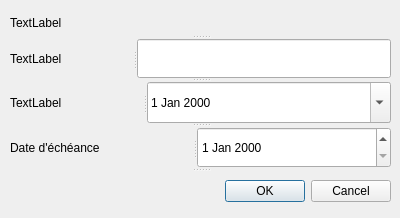
<?xml version="1.0" encoding="UTF-8"?>
<ui version="4.0">
 <class>EditionProjetWindow</class>
 <widget class="QDialog" name="EditionProjetWindow">
  <property name="geometry">
   <rect>
    <x>0</x>
    <y>0</y>
    <width>400</width>
    <height>218</height>
   </rect>
  </property>
  <property name="windowTitle">
   <string>Dialog</string>
  </property>
  <widget class="QSplitter" name="splitter_4">
   <property name="geometry">
    <rect>
     <x>10</x>
     <y>10</y>
     <width>381</width>
     <height>201</height>
    </rect>
   </property>
   <property name="orientation">
    <enum>Qt::Vertical</enum>
   </property>
   <widget class="QLabel" name="ID_Lab">
    <property name="text">
     <string>TextLabel</string>
    </property>
   </widget>
   <widget class="QSplitter" name="splitter">
    <property name="orientation">
     <enum>Qt::Horizontal</enum>
    </property>
    <widget class="QLabel" name="Titre_Lab">
     <property name="text">
      <string>TextLabel</string>
     </property>
    </widget>
    <widget class="QLineEdit" name="Titre_Edit"/>
   </widget>
   <widget class="QSplitter" name="splitter_2">
    <property name="orientation">
     <enum>Qt::Horizontal</enum>
    </property>
    <widget class="QLabel" name="Dispo_Lab">
     <property name="text">
      <string>TextLabel</string>
     </property>
    </widget>
    <widget class="QDateEdit" name="Dispo_Edit">
     <property name="calendarPopup">
      <bool>true</bool>
     </property>
    </widget>
   </widget>
   <widget class="QSplitter" name="splitter_3">
    <property name="orientation">
     <enum>Qt::Horizontal</enum>
    </property>
    <widget class="QLabel" name="Echeance_Lab">
     <property name="text">
      <string>Date d'échéance</string>
     </property>
    </widget>
    <widget class="QDateEdit" name="Echeance_Edit"/>
   </widget>
   <widget class="QDialogButtonBox" name="buttonBox">
    <property name="orientation">
     <enum>Qt::Horizontal</enum>
    </property>
    <property name="standardButtons">
     <set>QDialogButtonBox::Cancel|QDialogButtonBox::Ok</set>
    </property>
   </widget>
  </widget>
 </widget>
 <resources/>
 <connections>
  <connection>
   <sender>buttonBox</sender>
   <signal>accepted()</signal>
   <receiver>EditionProjetWindow</receiver>
   <slot>accept()</slot>
   <hints>
    <hint type="sourcelabel">
     <x>248</x>
     <y>254</y>
    </hint>
    <hint type="destinationlabel">
     <x>157</x>
     <y>274</y>
    </hint>
   </hints>
  </connection>
  <connection>
   <sender>buttonBox</sender>
   <signal>rejected()</signal>
   <receiver>EditionProjetWindow</receiver>
   <slot>reject()</slot>
   <hints>
    <hint type="sourcelabel">
     <x>316</x>
     <y>260</y>
    </hint>
    <hint type="destinationlabel">
     <x>286</x>
     <y>274</y>
    </hint>
   </hints>
  </connection>
 </connections>
</ui>
